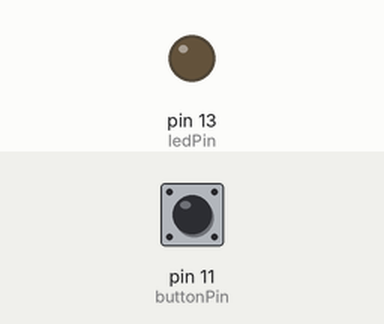
A sketch run on a simulated Arduino Uno, built with avr-gcc and run on an emulated ATmega328P. On the bench: output pins drawn as LEDs (lit = HIGH). Inputs (shaded band) come from the test bench; at power-on: pin 11 (buttonPin) LOW.

Above: at 1.2 s.
1.3 s: pin 11 (buttonPin) pulled HIGH for 0.15 s
At 1.37 s:
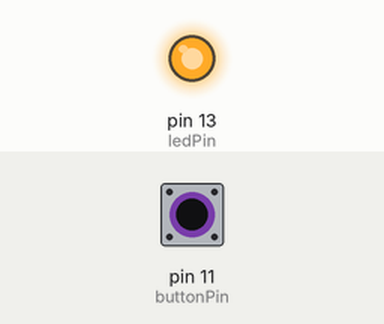
2.9 s: pin 11 (buttonPin) pulled HIGH for 3.2 s
At 6.5 s:
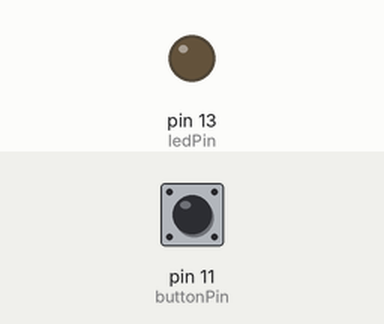
Timing chart, 0 to 8.0 s (numbered marks = the images above; inputs shaded):
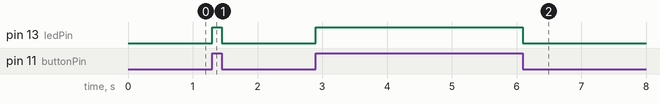

The sketch:

push_button.ino
```cpp
const int ledPin = 13;
const int buttonPin = 11;

int buttonState = 0;


void setup()
{
  pinMode(ledPin, OUTPUT);
  pinMode(buttonPin, INPUT);
}

void loop()
{
  buttonState = digitalRead(buttonPin);

  if(buttonState == HIGH) {
     digitalWrite(ledPin, HIGH);
  } else {
    digitalWrite(ledPin, LOW);
  }
}
```

Measured:
- after the input at 1.3 s, pin 13 (ledPin): LOW → HIGH at once, → LOW 0.15 s later
- after the input at 2.9 s, pin 13 (ledPin): LOW → HIGH at once, → LOW 3.2 s later
